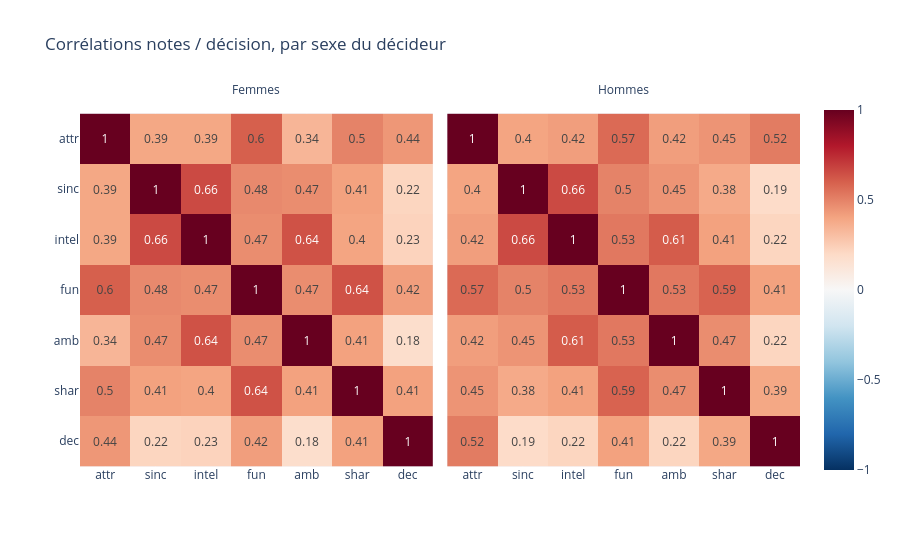

Source (notebook cell):
### Markdown cell above
Cette matrice donne une tendance globale mais merite d'etre decomposée par genre.

### Code cell
mat_f = df[df["gender"] == 0][notes + ["dec"]].corr().round(2)
mat_h = df[df["gender"] == 1][notes + ["dec"]].corr().round(2)

fig = px.imshow(np.stack([mat_f.values, mat_h.values]),
                x=mat_f.columns, y=mat_f.index,
                facet_col=0,
                text_auto=True,
                color_continuous_scale="RdBu_r",
                zmin=-1, zmax=1,
                title="Corrélations notes / décision, par sexe du décideur")

fig.layout.annotations[0].text = "Femmes"
fig.layout.annotations[1].text = "Hommes"
fig.show()

### Figure 1 — Plotly figure (JSON) as saved in the notebook; plotly's stock layout.template omitted (floating-point values rounded to 4 significant figures)
{"data": [{"coloraxis": "coloraxis", "hovertemplate": "x: %{x}<br>y: %{y}<br>color: %{z}<extra></extra>", "name": "0", "texttemplate": "%{z}", "type": "heatmap", "x": ["attr", "sinc", "intel", "fun", "amb", "shar", "dec"], "xaxis": "x", "y": ["attr", "sinc", "intel", "fun", "amb", "shar", "dec"], "yaxis": "y", "z": [[1.0, 0.39, 0.39, 0.6, 0.34, 0.5, 0.44], [0.39, 1.0, 0.66, 0.48, 0.47, 0.41, 0.22], [0.39, 0.66, 1.0, 0.47, 0.64, 0.4, 0.23], [0.6, 0.48, 0.47, 1.0, 0.47, 0.64, 0.42], [0.34, 0.47, 0.64, 0.47, 1.0, 0.41, 0.18], [0.5, 0.41, 0.4, 0.64, 0.41, 1.0, 0.41], [0.44, 0.22, 0.23, 0.42, 0.18, 0.41, 1.0]]}, {"coloraxis": "coloraxis", "hovertemplate": "x: %{x}<br>y: %{y}<br>color: %{z}<extra></extra>", "name": "1", "texttemplate": "%{z}", "type": "heatmap", "x": ["attr", "sinc", "intel", "fun", "amb", "shar", "dec"], "xaxis": "x2", "y": ["attr", "sinc", "intel", "fun", "amb", "shar", "dec"], "yaxis": "y2", "z": [[1.0, 0.4, 0.42, 0.57, 0.42, 0.45, 0.52], [0.4, 1.0, 0.66, 0.5, 0.45, 0.38, 0.19], [0.42, 0.66, 1.0, 0.53, 0.61, 0.41, 0.22], [0.57, 0.5, 0.53, 1.0, 0.53, 0.59, 0.41], [0.42, 0.45, 0.61, 0.53, 1.0, 0.47, 0.22], [0.45, 0.38, 0.41, 0.59, 0.47, 1.0, 0.39], [0.52, 0.19, 0.22, 0.41, 0.22, 0.39, 1.0]]}], "layout": {"annotations": [{"font": {}, "showarrow": false, "text": "Femmes", "x": 0.245, "xanchor": "center", "xref": "paper", "y": 1, "yanchor": "bottom", "yref": "paper"}, {"font": {}, "showarrow": false, "text": "Hommes", "x": 0.755, "xanchor": "center", "xref": "paper", "y": 1, "yanchor": "bottom", "yref": "paper"}], "coloraxis": {"autocolorscale": false, "cmax": 1, "cmin": -1, "colorscale": [[0, "rgb(5,48,97)"], [0.1, "rgb(33,102,172)"], [0.2, "rgb(67,147,195)"], [0.3, "rgb(146,197,222)"], [0.4, "rgb(209,229,240)"], [0.5, "rgb(247,247,247)"], [0.6, "rgb(253,219,199)"], [0.7, "rgb(244,165,130)"], [0.8, "rgb(214,96,77)"], [0.9, "rgb(178,24,43)"], [1, "rgb(103,0,31)"]]}, "title": {"text": "Corrélations notes / décision, par sexe du décideur"}, "xaxis": {"anchor": "y", "constrain": "domain", "domain": [0, 0.49], "scaleanchor": "y"}, "xaxis2": {"anchor": "y2", "domain": [0.51, 1], "matches": "x"}, "yaxis": {"anchor": "x", "autorange": "reversed", "constrain": "domain", "domain": [0, 1]}, "yaxis2": {"anchor": "x2", "domain": [0, 1], "matches": "y", "showticklabels": false}}}
